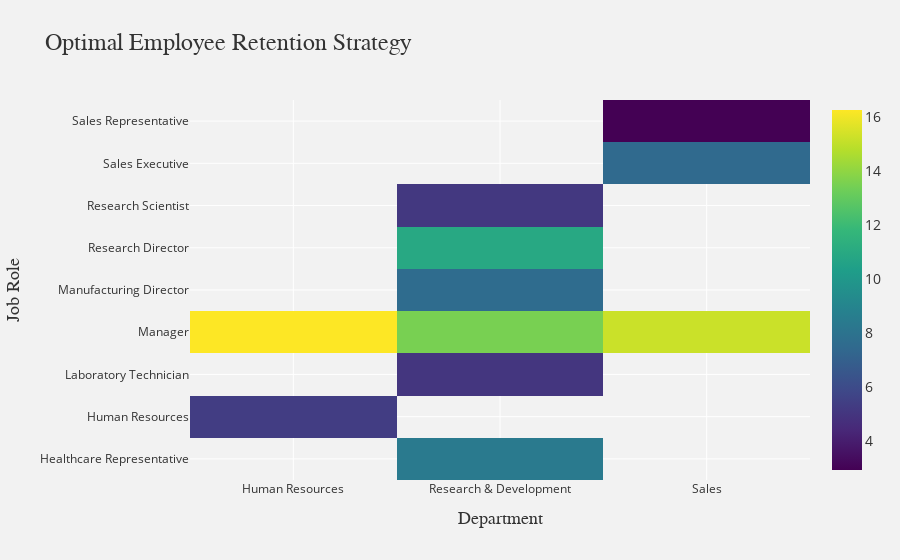

Here is the notebook cell this chart was saved with:
### Code cell
import plotly.graph_objects as go

# Create a clean version for visualization
df_viz = df.copy()

# Map Attrition to numeric for future filtering if needed
df_viz['Attrition'] = df_viz['Attrition'].map({'Yes': 1, 'No': 0})

# Pivot: average tenure by JobRole and Department
pivot_df = df_viz.pivot_table(index='JobRole', columns='Department', values='YearsAtCompany', aggfunc='mean')

# Create heatmap
fig = go.Figure(data=go.Heatmap(
    z=pivot_df.values.tolist(),
    x=pivot_df.columns.tolist(),
    y=pivot_df.index.tolist(),
    colorscale='Viridis',
    zmin=0,
    zmax=pivot_df.values.max(),
    hovertemplate="<b>Job Role: %{y}</b><br><b>Department: %{x}</b><br><b>Average Years at Company: %{z:.2f}</b>"
))

# Layout and styling
fig.update_layout(
    title={
        'text': 'Optimal Employee Retention Strategy',
        'font_size': 24,
        'font_family': 'Playfair Display',
    },
    xaxis_title={
        'text': 'Department',
        'font_size': 18,
        'font_family': 'Merriweather',
    },
    yaxis_title={
        'text': 'Job Role',
        'font_size': 18,
        'font_family': 'Merriweather',
    },
    plot_bgcolor='#F2F2F2',
    paper_bgcolor='#F2F2F2',
    font_family='Open Sans',
    font_color='#333333',
    font_size=14,
    xaxis=dict(tickfont=dict(size=12)),
    yaxis=dict(tickfont=dict(size=12))
)

fig.show()

### Figure 1 — Plotly figure (JSON) as saved in the notebook; plotly's stock layout.template omitted (floating-point values rounded to 4 significant figures)
{"data": [{"colorscale": [[0, "#440154"], [0.1111, "#482878"], [0.2222, "#3e4989"], [0.3333, "#31688e"], [0.4444, "#26828e"], [0.5556, "#1f9e89"], [0.6667, "#35b779"], [0.7778, "#6ece58"], [0.8889, "#b5de2b"], [1, "#fde725"]], "hovertemplate": "<b>Job Role: %{y}</b><br><b>Department: %{x}</b><br><b>Average Years at Company: %{z:.2f}</b>", "type": "heatmap", "x": ["Human Resources", "Research & Development", "Sales"], "y": ["Healthcare Representative", "Human Resources", "Laboratory Technician", "Manager", "Manufacturing Director", "Research Director", "Research Scientist", "Sales Executive", "Sales Representative"], "z": [[null, 8.374, null], [5.327, null, null], [null, 5.019, null], [16.27, 13.52, 15.22], [null, 7.6, null], [null, 10.94, null], [null, 5.113, null], [null, null, 7.497], [null, null, 2.916]], "zmax": null, "zmin": 0}], "layout": {"font": {"color": "#333333", "family": "Open Sans", "size": 14}, "paper_bgcolor": "#F2F2F2", "plot_bgcolor": "#F2F2F2", "title": {"font": {"family": "Playfair Display", "size": 24}, "text": "Optimal Employee Retention Strategy"}, "xaxis": {"tickfont": {"size": 12}, "title": {"font": {"family": "Merriweather", "size": 18}, "text": "Department"}}, "yaxis": {"tickfont": {"size": 12}, "title": {"font": {"family": "Merriweather", "size": 18}, "text": "Job Role"}}}}
